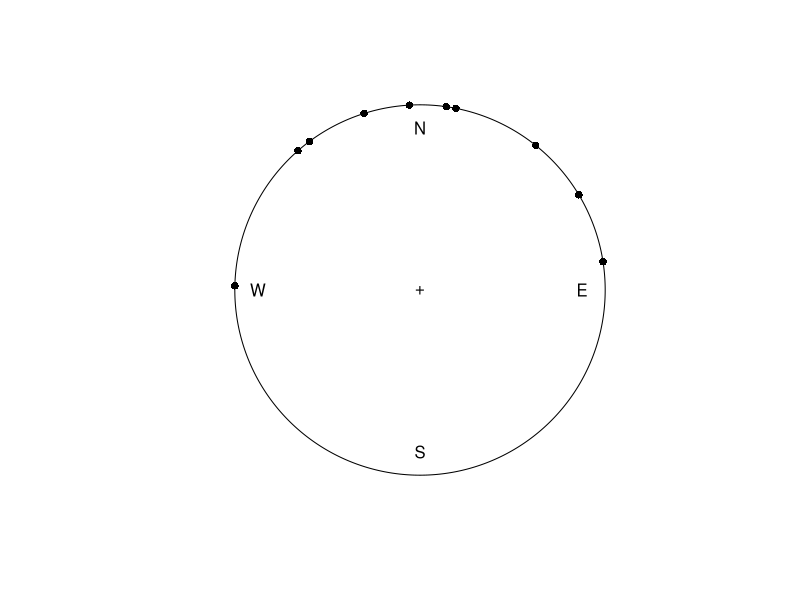
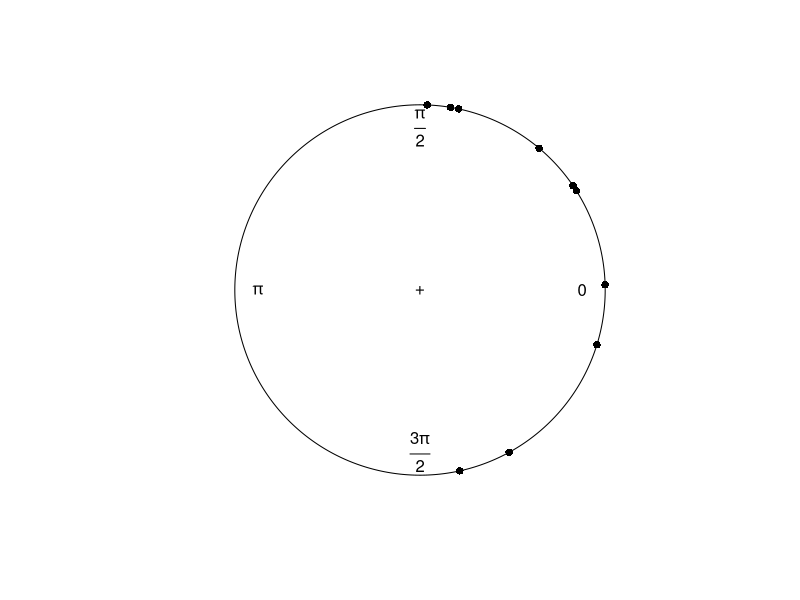
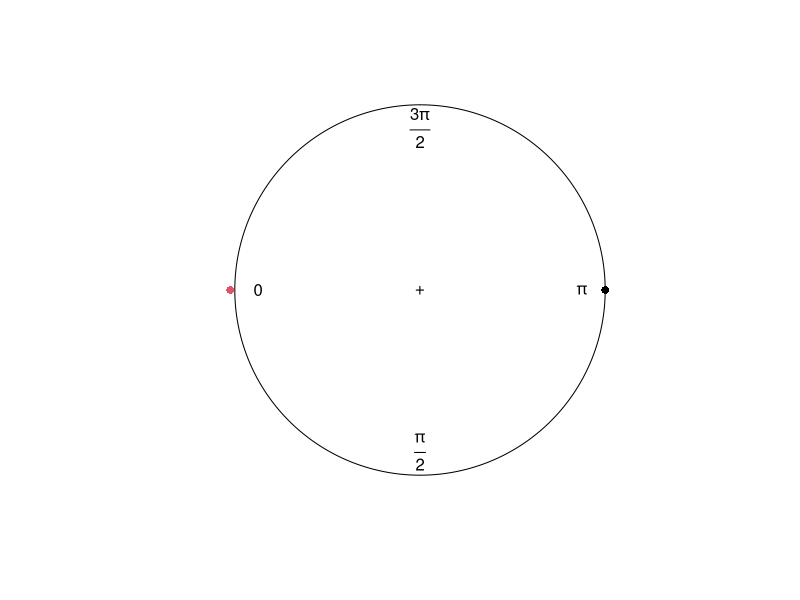

Recreate these plots in R, in order.
library(circular)


### Name: circular
### Title: Create Objects of class circular for Circular data.
### Aliases: circular as.circular is.circular print.circular
### Keywords: misc

### ** Examples

x <- circular(c(pi, pi/3, pi/4))
print(x)
is.circular(x)

x <- circular(runif(10, -pi/2, pi/2), template="geographics")
plot(x)
class(x)

x <- circular(data.frame(runif(10, -pi/2, pi/2)))
plot(x)
class(x)

cbind(x, x) # the matrix, cbind, rbind functions unclass and lost attributes! 
########Use it with care.

x <- c(pi/12,2*pi+pi/12)
print(x)
x <- unique(x)
print(x)

x[1]==x[2]

all.equal(x[1], x[2])

x <- as.circular(pi, control.circular=list(units="radians", zero=pi))
y <- conversion.circular(circular(pi), zero=pi)
res <- plot(x)
points(y, col=2, plot.info=res)
